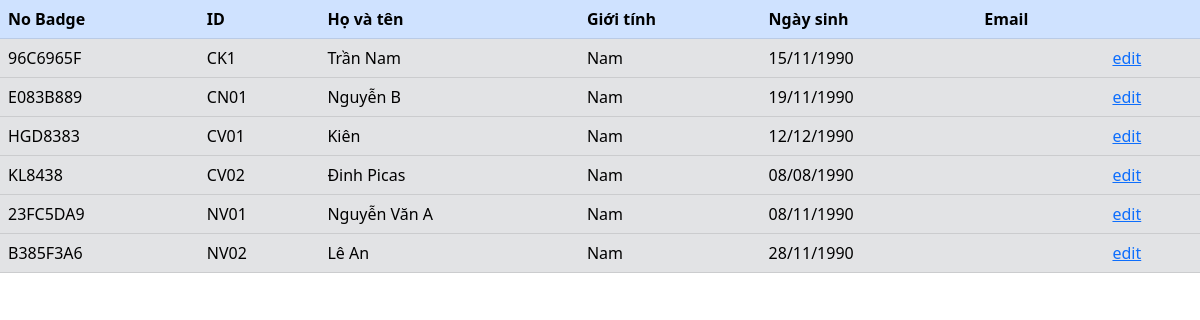
/manage_users_up.php, run on the app's committed database.
### tables this page shows
CREATE TABLE `cardid` (
  `ID` varchar(255) NOT NULL,
  `ID_NgDung` varchar(25) NOT NULL,
  `Device` varchar(255) NOT NULL,
  `TrangThai` int(1) NOT NULL
);

CREATE TABLE `information` (
  `ID` varchar(25) NOT NULL,
  `Hovaten` varchar(50) NOT NULL,
  `GioiTinh` varchar(3) NOT NULL,
  `NgaySinh` date NOT NULL,
  `Email` varchar(50) DEFAULT NULL
);

### manage_users_up.php (the view)
<link rel="stylesheet" href="bootstrap-5.3.0/css/bootstrap.min.css">
<div class="table-responsive-lg">
  <table class="table">
    <thead class="table-primary">
      <tr>
        <th>No Badge</th>
        <th>ID</th>
        <th>Họ và tên</th>
        <th>Giới tính</th>
        <th>Ngày sinh</th>
        <th>Email</th>
        <th></th>
      </tr>
    </thead>
    <tbody class="table-secondary">
    <?php
      require_once 'connect.php';
      $sql = "SELECT cardid.ID as cardid ,information.* FROM information INNER JOIN cardid ON cardid.ID_NgDung = information.ID";
      $stmt = $pdo->query($sql);
      $infor = $stmt->fetchAll(PDO::FETCH_ASSOC);
      foreach($infor as $row):
    ?>
                  <TR>
                    <TD><?php echo $row['cardid'];?></TD>
                    <TD><?php echo $row['ID'];?></TD>
                    <TD><?php echo $row['Hovaten'];?></TD>
                    <TD><?php echo $row['GioiTinh'];?></TD>
                    <TD><?php echo date("d/m/Y",strtotime($row['NgaySinh']));?></TD>
                    <TD><?php echo $row['Email'];?></TD>
                    <TD><a href="ManageUsers.php?user_id=<?php echo $row['ID']?>">edit</a></TD>
                  </TR>
    <?php
      endforeach
    ?>
    </tbody>
  </table>
</div>

### data on the page
cardid: ID "96C6965F", ID_NgDung.ID "CK1", ID_NgDung.Hovaten "Trần Nam", ID_NgDung.GioiTinh "Nam", ID_NgDung.NgaySinh "15/11/1990"
cardid: ID "E083B889", ID_NgDung.ID "CN01", ID_NgDung.Hovaten "Nguyễn B", ID_NgDung.GioiTinh "Nam", ID_NgDung.NgaySinh "19/11/1990"
cardid: ID "HGD8383", ID_NgDung.ID "CV01", ID_NgDung.Hovaten "Kiên", ID_NgDung.GioiTinh "Nam", ID_NgDung.NgaySinh "12/12/1990"
cardid: ID "KL8438", ID_NgDung.ID "CV02", ID_NgDung.Hovaten "Đinh Picas", ID_NgDung.GioiTinh "Nam", ID_NgDung.NgaySinh "08/08/1990"
cardid: ID "23FC5DA9", ID_NgDung.ID "NV01", ID_NgDung.Hovaten "Nguyễn Văn A", ID_NgDung.GioiTinh "Nam", ID_NgDung.NgaySinh "08/11/1990"
cardid: ID "B385F3A6", ID_NgDung.ID "NV02", ID_NgDung.Hovaten "Lê An", ID_NgDung.GioiTinh "Nam", ID_NgDung.NgaySinh "28/11/1990"
